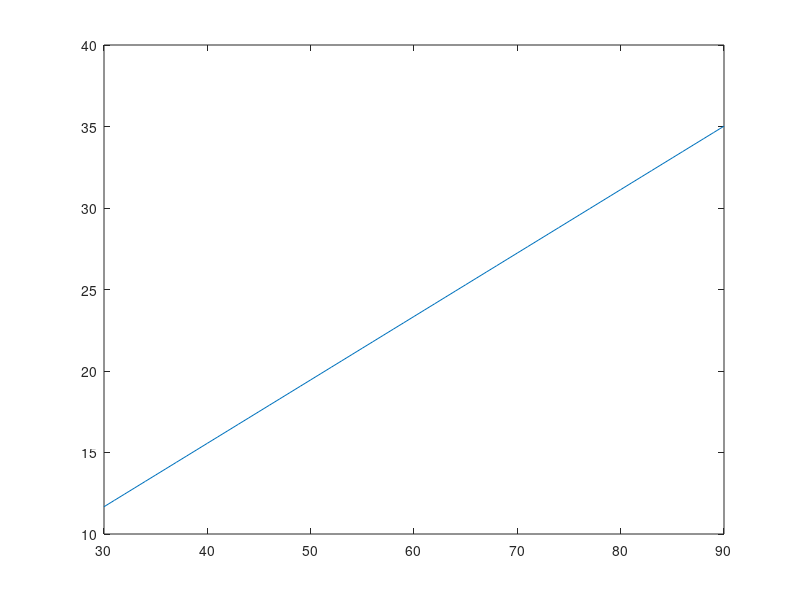

This chart was generated by the following MATLAB code:
clear all
close all
lambda = log(0.87)/9;
function at_tum = tumourf(AB)
  lambda = log(0.87)/9;
  at_tum = AB* exp(lambda *61);
end

%function  = bieff()



%tumour = @(AB) AB* exp(lambda *20);
AB = 30:1:90
tum = zeros(length(AB),1)
for i = 1:length(AB)
  tum(i) = tumourf(AB(i))
end


plot(AB,tum)

%tumour()




